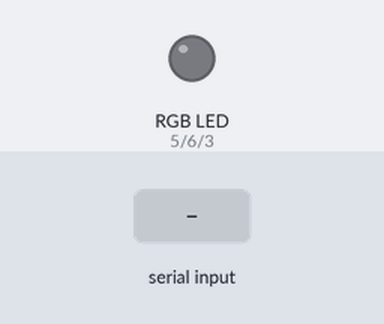
This sketch was run on a simulated Arduino Uno, built with avr-gcc and run on an emulated ATmega328P. Parts: an RGB LED mixed from three pins (HIGH = lit). The inputs (shaded band) are chosen by the test bench. Dim RGB values are drawn brighter than linear; the modem accepts every AT command (registered, SIM ready, sends succeed) and sends nothing else; what the sketch prints to the serial monitor is not drawn.

Above: at 2.2 s.
2.3 s: "r90\n" received over the second serial link
At 3.2 s:
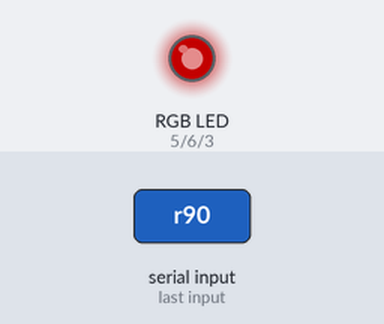
3.8 s: "g90\n" received over the second serial link
At 4.4 s:
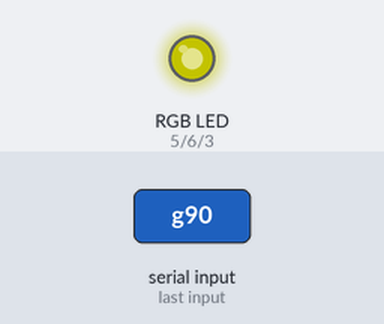
5.3 s: "r,45\n" received over the second serial link
At 6.5 s:
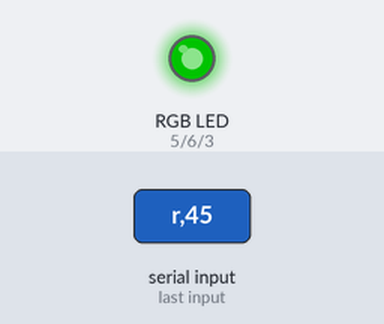
6.8 s: "b90\n" received over the second serial link
At 7.9 s:
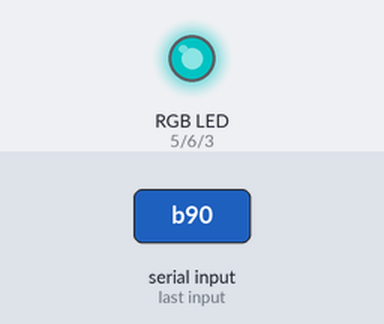
8.3 s: "g,45\n" received over the second serial link
At 9.0 s:
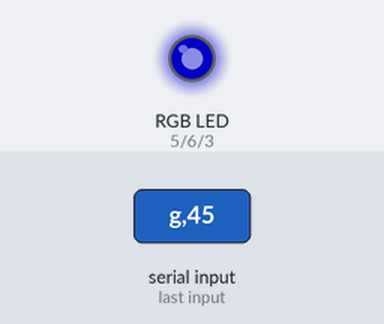
9.8 s: "r90\n" received over the second serial link
At 10.1 s:
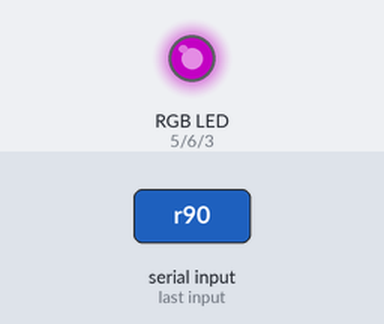
Timing chart, 0 to 12.3 s (numbered marks = the images above; inputs shaded):
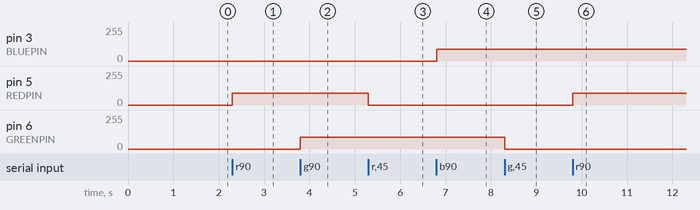

Measured:
- after the input at 2.3 s, pin 5 (REDPIN): 0/255 → 90/255 at once
- after the input at 3.8 s, pin 6 (GREENPIN): 0/255 → 90/255 at once
- after the input at 5.3 s, pin 5 (REDPIN): 90/255 → 0/255 at once
- after the input at 6.8 s, pin 3 (BLUEPIN): 0/255 → 90/255 at once
- after the input at 8.3 s, pin 6 (GREENPIN): 90/255 → 0/255 at once
- after the input at 9.8 s, pin 5 (REDPIN): 0/255 → 90/255 at once

The sketch:

bt_rgb_led_control.ino
```cpp
#include <SoftwareSerial.h>

#define rxPin 8
#define txPin 9

#define REDPIN 5
#define GREENPIN 6
#define BLUEPIN 3


SoftwareSerial BlueTooth(rxPin,txPin);
char inByte;
String command;

void setup()
{
  Serial.begin(19200);
  BlueTooth.begin(19200); //open serial software

  pinMode(rxPin, INPUT);
  pinMode(txPin, OUTPUT);

  pinMode(REDPIN, OUTPUT);
  pinMode(GREENPIN, OUTPUT);
  pinMode(BLUEPIN, OUTPUT);

//  BlueTooth.print(“BLAM”); //Communication returns OK
  delay(1000);
  BlueTooth.write("AT\r");
}

void loop()
{
  boolean hasCommand = false;

  if (BlueTooth.available()) {
//    Serial.write(BlueTooth.read());
    inByte = BlueTooth.read();
    if (inByte == 10 || inByte == 13) {
      inByte = 0;
      hasCommand = true;
    }

    command.concat(inByte);
  }

  if (hasCommand) {
    Serial.println(command);

    if (command.startsWith("r")) {
      char color[4];
      command.substring(1).toCharArray(color, 4);
      Serial.println(atoi(color));
      analogWrite(REDPIN, atoi(color));
    }

    if (command.startsWith("g")) {
      char color[4];
      command.substring(1).toCharArray(color, 4);
      Serial.println(atoi(color));
      analogWrite(GREENPIN, atoi(color));
    }

    if (command.startsWith("b")) {
      char color[4];
      command.substring(1).toCharArray(color, 4);
      Serial.println(atoi(color));
      analogWrite(BLUEPIN, atoi(color));
    }

    command = "";
    hasCommand = false;
  }

//  if (Serial.available()) {
//    BlueTooth.write(Serial.read());
//  }
}
```
